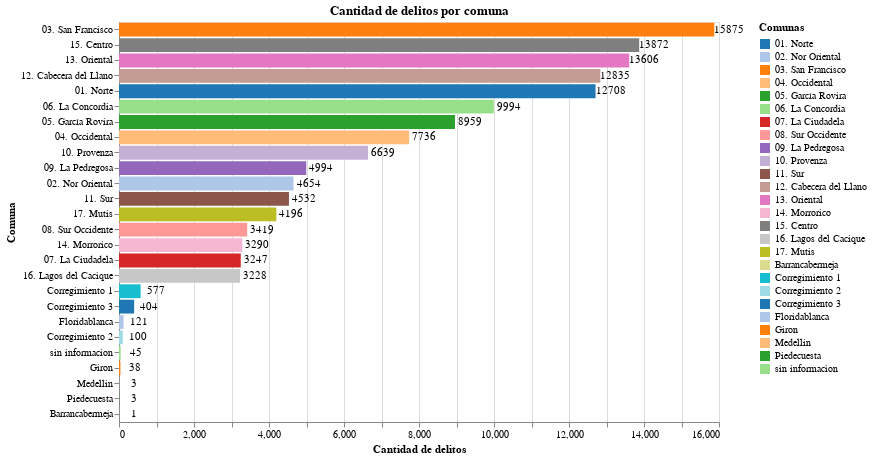

The notebook cell saved with this chart:
### Code cell
# grafico de barras para comunas con el numero de delitos
bars = alt.Chart(comune_crimes).mark_bar().encode(
    x=alt.Y("count:Q", title="Cantidad de delitos"),
    y=alt.X("NOM_COMUNA:N", title="Comuna",sort="-x"),
    color=alt.Color("NOM_COMUNA:N", legend=alt.Legend(title="Comunas", offset=40), scale=alt.Scale(scheme="category20"))
    
).properties(
    width=600,
    height=400,
    title="Cantidad de delitos por comuna"
)

text_bar= bars.mark_text(
    align='center',
    baseline='middle',
    dx=15,
).encode(
    text='count:Q',
    color=alt.value('black')
)
chart= bars + text_bar
chart

### Figure 1 — Vega-Lite specification as saved in the notebook (floating-point values rounded to 4 significant figures)
{"config": {"view": {"continuousWidth": 300, "continuousHeight": 300}}, "layer": [{"mark": {"type": "bar"}, "encoding": {"color": {"field": "NOM_COMUNA", "legend": {"offset": 40, "title": "Comunas"}, "scale": {"scheme": "category20"}, "type": "nominal"}, "x": {"field": "count", "title": "Cantidad de delitos", "type": "quantitative"}, "y": {"field": "NOM_COMUNA", "sort": "-x", "title": "Comuna", "type": "nominal"}}, "title": "Cantidad de delitos por comuna"}, {"mark": {"type": "text", "align": "center", "baseline": "middle", "dx": 15}, "encoding": {"color": {"value": "black"}, "text": {"field": "count", "type": "quantitative"}, "x": {"field": "count", "title": "Cantidad de delitos", "type": "quantitative"}, "y": {"field": "NOM_COMUNA", "sort": "-x", "title": "Comuna", "type": "nominal"}}, "title": "Cantidad de delitos por comuna"}], "data": {"name": "data-9381493f39785285bd8878462520fb23"}, "height": 400, "width": 600, "$schema": "https://vega.github.io/schema/vega-lite/v5.15.1.json", "datasets": {"data-9381493f39785285bd8878462520fb23": [{"NOM_COMUNA": "03. San Francisco", "count": 15875}, {"NOM_COMUNA": "15. Centro", "count": 13872}, {"NOM_COMUNA": "13. Oriental", "count": 13606}, {"NOM_COMUNA": "12. Cabecera del Llano", "count": 12835}, {"NOM_COMUNA": "01. Norte", "count": 12708}, {"NOM_COMUNA": "06. La Concordia", "count": 9994}, {"NOM_COMUNA": "05. García Rovira", "count": 8959}, {"NOM_COMUNA": "04. Occidental", "count": 7736}, {"NOM_COMUNA": "10. Provenza", "count": 6639}, {"NOM_COMUNA": "09. La Pedregosa", "count": 4994}, {"NOM_COMUNA": "02. Nor Oriental", "count": 4654}, {"NOM_COMUNA": "11. Sur", "count": 4532}, {"NOM_COMUNA": "17. Mutis", "count": 4196}, {"NOM_COMUNA": "08. Sur Occidente", "count": 3419}, {"NOM_COMUNA": "14. Morrorico", "count": 3290}, {"NOM_COMUNA": "07. La Ciudadela", "count": 3247}, {"NOM_COMUNA": "16. Lagos del Cacique", "count": 3228}, {"NOM_COMUNA": "Corregimiento 1", "count": 577}, {"NOM_COMUNA": "Corregimiento 3", "count": 404}, {"NOM_COMUNA": "Floridablanca", "count": 121}, {"NOM_COMUNA": "Corregimiento 2", "count": 100}, {"NOM_COMUNA": "sin informacion", "count": 45}, {"NOM_COMUNA": "Giron", "count": 38}, {"NOM_COMUNA": "Medellin", "count": 3}, {"NOM_COMUNA": "Piedecuesta", "count": 3}, {"NOM_COMUNA": "Barrancabermeja", "count": 1}]}}
